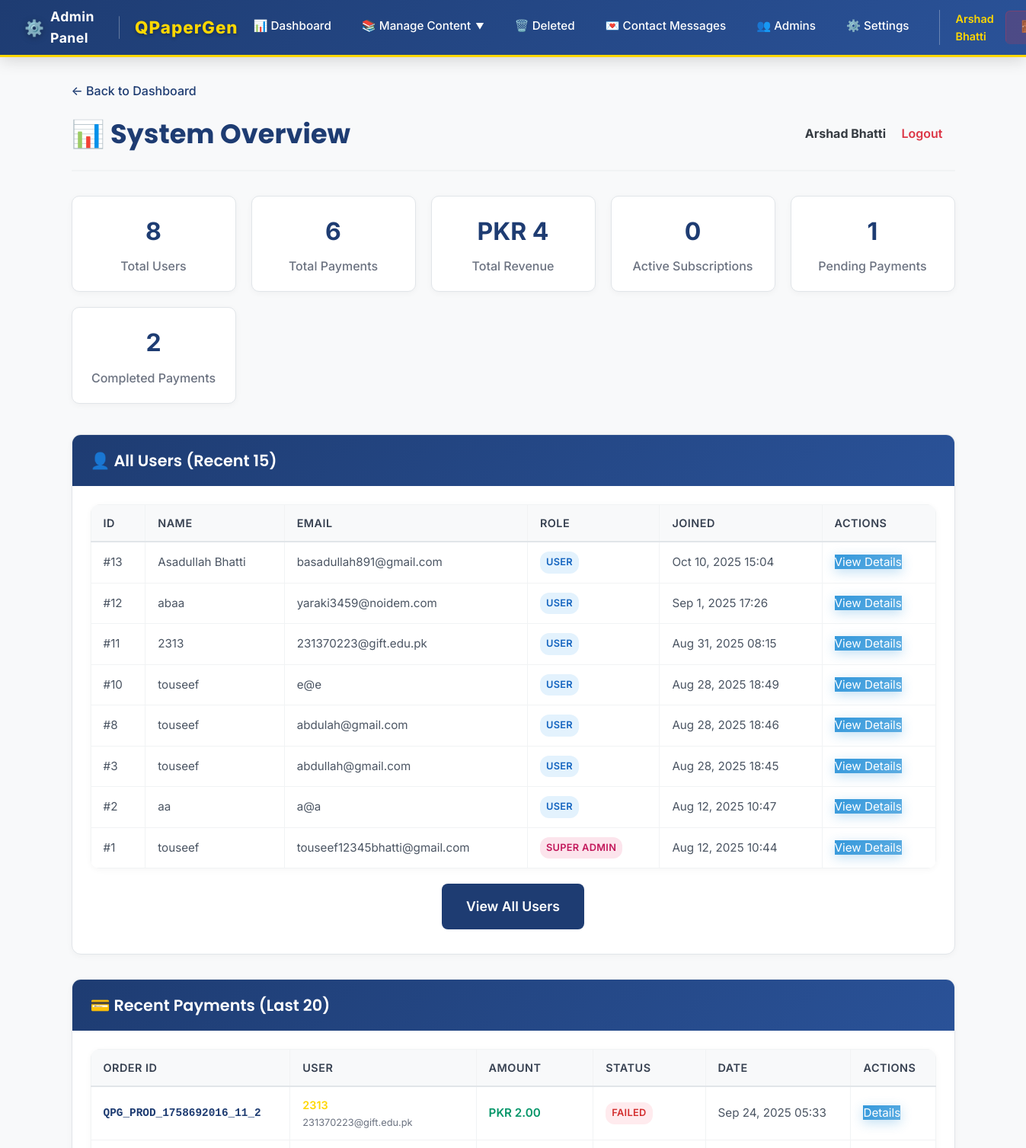
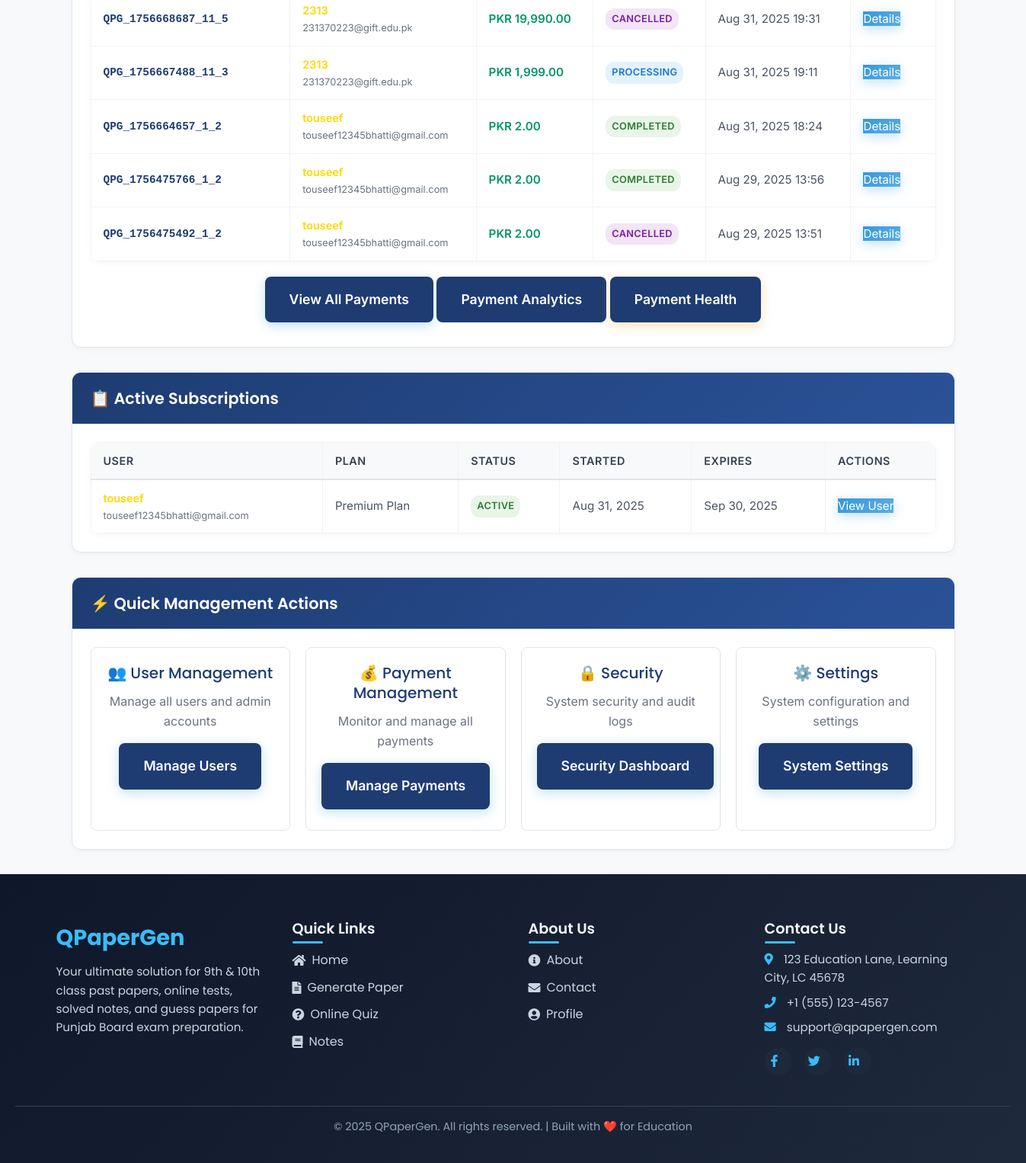
Page /admin/system_overview.php (signed in) on the committed database (2 pictures, top to bottom).
### tables this page shows
CREATE TABLE `user_subscriptions` (
  `id` int NOT NULL AUTO_INCREMENT,
  `user_id` int NOT NULL,
  `plan_id` int NOT NULL,
  `status` enum('active','inactive','expired','cancelled') DEFAULT 'active',
  `started_at` timestamp NOT NULL DEFAULT CURRENT_TIMESTAMP,
  `expires_at` timestamp NULL DEFAULT NULL,
  `auto_renew` tinyint(1) DEFAULT '1',
  `papers_used_this_month` int DEFAULT '0',
  `last_usage_reset` date DEFAULT NULL,
  `created_at` timestamp NOT NULL DEFAULT CURRENT_TIMESTAMP,
  `updated_at` timestamp NOT NULL DEFAULT CURRENT_TIMESTAMP ON UPDATE CURRENT_TIMESTAMP,
  PRIMARY KEY (`id`),
  KEY `plan_id` (`plan_id`),
  KEY `idx_user_status` (`user_id`,`status`),
  KEY `idx_expires_at` (`expires_at`)
);

CREATE TABLE `users` (
  `id` int NOT NULL AUTO_INCREMENT,
  `name` varchar(191) NOT NULL,
  `email` varchar(191) NOT NULL,
  `google_id` varchar(255) DEFAULT NULL,
  `oauth_provider` enum('local','google') DEFAULT 'local',
  `password` varchar(255) DEFAULT NULL,
  `created_at` timestamp NOT NULL DEFAULT CURRENT_TIMESTAMP,
  `token` varchar(64) DEFAULT NULL,
  `verified` tinyint(1) DEFAULT '0',
  `subscription_expires_at` timestamp NULL DEFAULT NULL,
  `subscription_status` enum('free','premium','pro') DEFAULT 'free',
  `role` enum('user','admin','super_admin') DEFAULT 'user',
  PRIMARY KEY (`id`),
  UNIQUE KEY `email` (`email`),
  UNIQUE KEY `google_id` (`google_id`),
  KEY `idx_users_subscription` (`subscription_status`,`subscription_expires_at`),
  KEY `idx_google_id` (`google_id`),
  KEY `idx_users_email` (`email`),
  KEY `idx_users_token` (`token`)
);

CREATE TABLE `payments` (
  `id` int NOT NULL AUTO_INCREMENT,
  `user_id` int NOT NULL,
  `plan_id` int NOT NULL,
  `subscription_id` int DEFAULT NULL,
  `order_id` varchar(100) NOT NULL,
  `safepay_token` varchar(255) DEFAULT NULL,
  `tracker` varchar(255) DEFAULT NULL,
  `amount` decimal(10,2) NOT NULL,
  `currency` varchar(3) DEFAULT 'PKR',
  `status` enum('pending','processing','completed','failed','cancelled','expired','refunded') DEFAULT 'pending',
  `payment_method` varchar(50) DEFAULT NULL,
  `safepay_response` longtext,
  `webhook_data` longtext,
  `failure_reason` text,
  `processed_at` timestamp NULL DEFAULT NULL,
  `created_at` timestamp NOT NULL DEFAULT CURRENT_TIMESTAMP,
  `updated_at` timestamp NOT NULL DEFAULT CURRENT_TIMESTAMP ON UPDATE CURRENT_TIMESTAMP,
  `retry_count` int DEFAULT '0',
  `last_retry_at` timestamp NULL DEFAULT NULL,
  PRIMARY KEY (`id`),
  UNIQUE KEY `order_id` (`order_id`),
  KEY `plan_id` (`plan_id`),
  KEY `idx_user_id` (`user_id`),
  KEY `idx_order_id` (`order_id`),
  KEY `idx_status` (`status`),
  KEY `idx_created_at` (`created_at`),
  KEY `idx_subscription_id` (`subscription_id`),
  CONSTRAINT `payments_chk_1` CHECK (json_valid(`safepay_response`)),
  CONSTRAINT `payments_chk_2` CHECK (json_valid(`webhook_data`))
);

CREATE TABLE `subscription_plans` (
  `id` int NOT NULL AUTO_INCREMENT,
  `name` varchar(100) NOT NULL,
  `display_name` varchar(150) NOT NULL,
  `description` text,
  `price` decimal(10,2) NOT NULL,
  `currency` varchar(3) DEFAULT 'PKR',
  `duration_days` int NOT NULL,
  `max_papers_per_month` int DEFAULT '-1',
  `max_chapters_per_paper` int DEFAULT '-1',
  `max_questions_per_paper` int DEFAULT '-1',
  `features` longtext,
  `is_active` tinyint(1) DEFAULT '1',
  `sort_order` int DEFAULT '0',
  `created_at` timestamp NOT NULL DEFAULT CURRENT_TIMESTAMP,
  `updated_at` timestamp NOT NULL DEFAULT CURRENT_TIMESTAMP ON UPDATE CURRENT_TIMESTAMP,
  PRIMARY KEY (`id`),
  UNIQUE KEY `name` (`name`),
  CONSTRAINT `subscription_plans_chk_1` CHECK (json_valid(`features`))
);

### admin/system_overview.php (the view, shortened to what the rows shown need)
<?php
require_once __DIR__ . '/../db_connect.php';
function safeCountTable(mysqli $conn, string $table): int {
    $checkTable = $conn->query("SHOW TABLES LIKE '$table'");
    if ($checkTable && $checkTable->num_rows > 0) {
        $res = $conn->query("SELECT COUNT(*) AS c FROM `$table`");
        if ($res && ($row = $res->fetch_assoc())) return (int)$row['c'];
    }
    return 0;
}
$stats = [
    'users' => safeCountTable($conn, 'users'),
    'payments' => safeCountTable($conn, 'payments'),
    'active_subscriptions' => 0,
    'total_revenue' => 0,
    'pending_payments' => 0,
    'completed_payments' => 0,
    'failed_payments' => 0
];
if (safeCountTable($conn, 'user_subscriptions') > 0) {
    $activeSubsResult = $conn->query("SELECT COUNT(*) as count FROM user_subscriptions WHERE status = 'active' AND (expires_at IS NULL OR expires_at > NOW())");
    if ($activeSubsResult) {
        $stats['active_subscriptions'] = $activeSubsResult->fetch_assoc()['count'];
    }
}
if (safeCountTable($conn, 'payments') > 0) {
    $revenueResult = $conn->query("SELECT SUM(amount) as total FROM payments WHERE status = 'completed'");
    if ($revenueResult) {
        $stats['total_revenue'] = floatval($revenueResult->fetch_assoc()['total'] ?? 0);
    }
    $pendingResult = $conn->query("SELECT COUNT(*) as count FROM payments WHERE status IN ('pending', 'processing')");
    if ($pendingResult) {
        $stats['pending_payments'] = $pendingResult->fetch_assoc()['count'];
    }
    $completedResult = $conn->query("SELECT COUNT(*) as count FROM payments WHERE status = 'completed'");
    if ($completedResult) {
        $stats['completed_payments'] = $completedResult->fetch_assoc()['count'];
    }
    $failedResult = $conn->query("SELECT COUNT(*) as count FROM payments WHERE status = 'failed'");
    if ($failedResult) {
        $stats['failed_payments'] = $failedResult->fetch_assoc()['count'];
    }
}
$recentUsers = [];
$userQuery = "SELECT id, name, email, role, created_at,
              CASE
                  WHEN role = 'admin' THEN 'Administrator'
                  WHEN role = 'superadmin' THEN 'Super Admin'
                  WHEN role = 'super_admin' THEN 'Super Admin'
                  ELSE 'User'
              END as role_display
              FROM users ORDER BY created_at DESC LIMIT 15";
$userResult = $conn->query($userQuery);
if ($userResult) {
    while ($row = $userResult->fetch_assoc()) {
        $recentUsers[] = $row;
    }
}
$recentPayments = [];
if (safeCountTable($conn, 'payments') > 0) {
    $paymentQuery = "SELECT p.id, p.order_id, p.amount, p.currency, p.status, p.created_at, u.name as user_name, u.email as user_email
                     FROM payments p
                     LEFT JOIN users u ON p.user_id = u.id
                     ORDER BY p.created_at DESC LIMIT 20";
    $paymentResult = $conn->query($paymentQuery);
    if ($paymentResult) {
        while ($row = $paymentResult->fetch_assoc()) {
            $recentPayments[] = $row;
        }
    }
}
$userSubscriptions = [];
if (safeCountTable($conn, 'user_subscriptions') > 0) {
    $subsQuery = "SELECT us.*, sp.display_name as plan_name, u.name as user_name, u.email as user_email
                  FROM user_subscriptions us
                  LEFT JOIN subscription_plans sp ON us.plan_id = sp.id
                  LEFT JOIN users u ON us.user_id = u.id
                  WHERE us.status = 'active'
                  ORDER BY us.created_at DESC LIMIT 15";
    $subsResult = $conn->query($subsQuery);
    if ($subsResult) {
        while ($row = $subsResult->fetch_assoc()) {
            $userSubscriptions[] = $row;
        }
    }
}
?>
<!DOCTYPE html>
<html lang="en">
<head>
    <link rel="stylesheet" href="../css/admin.css">
    <link rel="stylesheet" href="../css/footer.css">
    <link rel="stylesheet" href="../css/main.css">
</head>
<body>
    <?php include __DIR__ . '/header.php'; ?>
    <div class="admin-container">
        <div class="top">
            <h1>📊 System Overview</h1>
        </div>
        <div class="overview-stats">
            <div class="stat-card">
                <div class="stat-value">PKR <?= number_format($stats['total_revenue']) ?></div>
                <div class="stat-label">Total Revenue</div>
            </div>
            <div class="stat-card">
                <div class="stat-value"><?= number_format($stats['active_subscriptions']) ?></div>
                <div class="stat-label">Active Subscriptions</div>
            </div>
            <div class="stat-card">
                <div class="stat-value"><?= number_format($stats['completed_payments']) ?></div>
                <div class="stat-label">Completed Payments</div>
            </div>
        </div>
        <div class="section-card">
            <h2 class="section-header">👤 All Users (Recent 15)</h2>
            <div class="section-content">
                <?php if (!empty($recentUsers)): ?>
                    <table class="data-table">
                        <thead>
                            <tr>
                                <th>ID</th>
                                <th>Name</th>
                                <th>Email</th>
                                <th>Role</th>
                                <th>Joined</th>
                                <th>Actions</th>
                            </tr>
                        </thead>
                        <tbody>
                            <?php foreach ($recentUsers as $user): ?>
                            <tr>
                                <td>#<?= $user['id'] ?></td>
                                <td><?= htmlspecialchars($user['name']) ?></td>
                                <td><?= htmlspecialchars($user['email']) ?></td>
                                <td>
                                    <span class="role-badge role-<?= strtolower($user['role'] ?? 'user') ?>">
                                        <?= htmlspecialchars($user['role_display']) ?>
                                    </span>
                                </td>
                                <td><?= date('M j, Y H:i', strtotime($user['created_at'])) ?></td>
                                <td>
                                    <a href="get_user_details.php?id=<?= $user['id'] ?>" class="btn-small btn-primary">View Details</a>
                                </td>
                            </tr>
                            <?php endforeach; ?>
                        </tbody>
                    </table>
                <?php else: ?>
                    <div style="text-align: center; padding: 40px; color: #6b7280;">
                        <p>No users found.</p>
                    </div>
                <?php endif; ?>
            </div>
        </div>
        <?php if ($stats['payments'] > 0): ?>
        <div class="section-card">
            <h2 class="section-header">💳 Recent Payments (Last 20)</h2>
            <div class="section-content">
                <?php if (!empty($recentPayments)): ?>
                    <table class="data-table">
                        <thead>
                            <tr>
                                <th>Order ID</th>
                                <th>User</th>
                                <th>Amount</th>
                                <th>Status</th>
                                <th>Date</th>
                                <th>Actions</th>
                            </tr>
                        </thead>
                        <tbody>
                            <?php foreach ($recentPayments as $payment): ?>
                            <tr>
                                <td class="order-id"><?= htmlspecialchars($payment['order_id']) ?></td>
                                <td>
                                    <div class="user-info">
                                        <div class="user-name"><?= htmlspecialchars($payment['user_name'] ?? 'Unknown') ?></div>
                                        <div class="user-email"><?= htmlspecialchars($payment['user_email'] ?? '') ?></div>
                                    </div>
                                </td>
                                <td class="amount"><?= $payment['currency'] ?> <?= number_format($payment['amount'], 2) ?></td>
                                <td>
                                    <span class="status-badge status-<?= strtolower($payment['status']) ?>">
                                        <?= ucfirst($payment['status']) ?>
                                    </span>
                                </td>
                                <td><?= date('M j, Y H:i', strtotime($payment['created_at'])) ?></td>
                                <td>
                                    <a href="get_payment_details.php?id=<?= $payment['id'] ?>" class="btn-small btn-primary">Details</a>
                                </td>
                            </tr>
                            <?php endforeach; ?>
                        </tbody>
                    </table>
                <?php endif; ?>
            </div>
        </div>
        <?php endif; ?>
        <?php if (!empty($userSubscriptions)): ?>
        <div class="section-card">
            <h2 class="section-header">📋 Active Subscriptions</h2>
            <div class="section-content">
                <table class="data-table">
                    <thead>
                        <tr>
                            <th>User</th>
                            <th>Plan</th>
                            <th>Status</th>
                            <th>Started</th>
                            <th>Expires</th>
                            <th>Actions</th>
                        </tr>
                    </thead>
                    <tbody>
                        <?php foreach ($userSubscriptions as $sub): ?>
                        <tr>
                            <td>
                                <div class="user-info">
                                    <div class="user-name"><?= htmlspecialchars($sub['user_name'] ?? 'Unknown') ?></div>
                                    <div class="user-email"><?= htmlspecialchars($sub['user_email'] ?? '') ?></div>
                                </div>
                            </td>
                            <td><?= htmlspecialchars($sub['plan_name'] ?? 'Unknown Plan') ?></td>
                            <td>
                                <span class="status-badge status-<?= strtolower($sub['status']) ?>">
                                    <?= ucfirst($sub['status']) ?>
                                </span>
                            </td>
                            <td><?= date('M j, Y', strtotime($sub['started_at'])) ?></td>
                            <td>
                                <?php if ($sub['expires_at']): ?>
                                    <?= date('M j, Y', strtotime($sub['expires_at'])) ?>
                                <?php else: ?>
                                    <span style="color: #28a745; font-weight: 600;">Never</span>
                                <?php endif; ?>
                            </td>
                            <td>
                                <a href="get_user_details.php?id=<?= $sub['user_id'] ?>" class="btn-small btn-primary">View User</a>
                            </td>
                        </tr>
                        <?php endforeach; ?>
                    </tbody>
                </table>
            </div>
        </div>
        <?php endif; ?>
        <div class="section-card">
            <h2 class="section-header">⚡ Quick Management Actions</h2>
        </div>
    </div>
    <?php include __DIR__ . '/../footer.php'; ?>
</body>
</html>

### rows in the picture
user_subscriptions: id "4", papers_used_this_month "0", plan "2", user.name "touseef", user.email "touseef12345bhatti@gmail.com", subscription_plans.display_name "Premium Plan", status "ACTIVE", started_at "Aug 31, 2025", expires_at "Sep 30, 2025"
users: id "13", name "Asadullah Bhatti", email "basadullah891@gmail.com", role_display "USER", created_at "Oct 10, 2025 15:04"
users: id "12", name "abaa", email "yaraki3459@noidem.com", role_display "USER", created_at "Sep 1, 2025 17:26"
users: id "11", name "2313", email "231370223@gift.edu.pk", role_display "USER", created_at "Aug 31, 2025 08:15"
users: id "10", name "touseef", email "e@e", role_display "USER", created_at "Aug 28, 2025 18:49"
users: id "8", name "touseef", email "abdulah@gmail.com", role_display "USER", created_at "Aug 28, 2025 18:46"
users: id "3", name "touseef", email "abdullah@gmail.com", role_display "USER", created_at "Aug 28, 2025 18:45"
users: id "2", name "aa", email "a@a", role_display "USER", created_at "Aug 12, 2025 10:47"
users: id "1", name "touseef", email "touseef12345bhatti@gmail.com", role_display "SUPER ADMIN", created_at "Aug 12, 2025 10:44"
payments: order "QPG_PROD_1758692016_11_2", user.name "2313", user.email "231370223@gift.edu.pk", currency "PKR", amount "2.00", status "FAILED", created_at "Sep 24, 2025 05:33"
payments: order "QPG_1756668687_11_5", user.name "2313", user.email "231370223@gift.edu.pk", currency "PKR", amount "19,990.00", status "CANCELLED", created_at "Aug 31, 2025 19:31"
payments: order "QPG_1756667488_11_3", user.name "2313", user.email "231370223@gift.edu.pk", currency "PKR", amount "1,999.00", status "PROCESSING", created_at "Aug 31, 2025 19:11"
payments: order "QPG_1756664657_1_2", user.name "touseef", user.email "touseef12345bhatti@gmail.com", currency "PKR", amount "2.00", status "COMPLETED", created_at "Aug 31, 2025 18:24"
payments: order "QPG_1756475766_1_2", user.name "touseef", user.email "touseef12345bhatti@gmail.com", currency "PKR", amount "2.00", status "COMPLETED", created_at "Aug 29, 2025 13:56"
payments: order "QPG_1756475492_1_2", user.name "touseef", user.email "touseef12345bhatti@gmail.com", currency "PKR", amount "2.00", status "CANCELLED", created_at "Aug 29, 2025 13:51"

### other values in the picture
$_SESSION['name'] "Arshad Bhatti"
$stats['users'] "8"
$stats['payments'] "6"
$stats['pending_payments'] "1"
